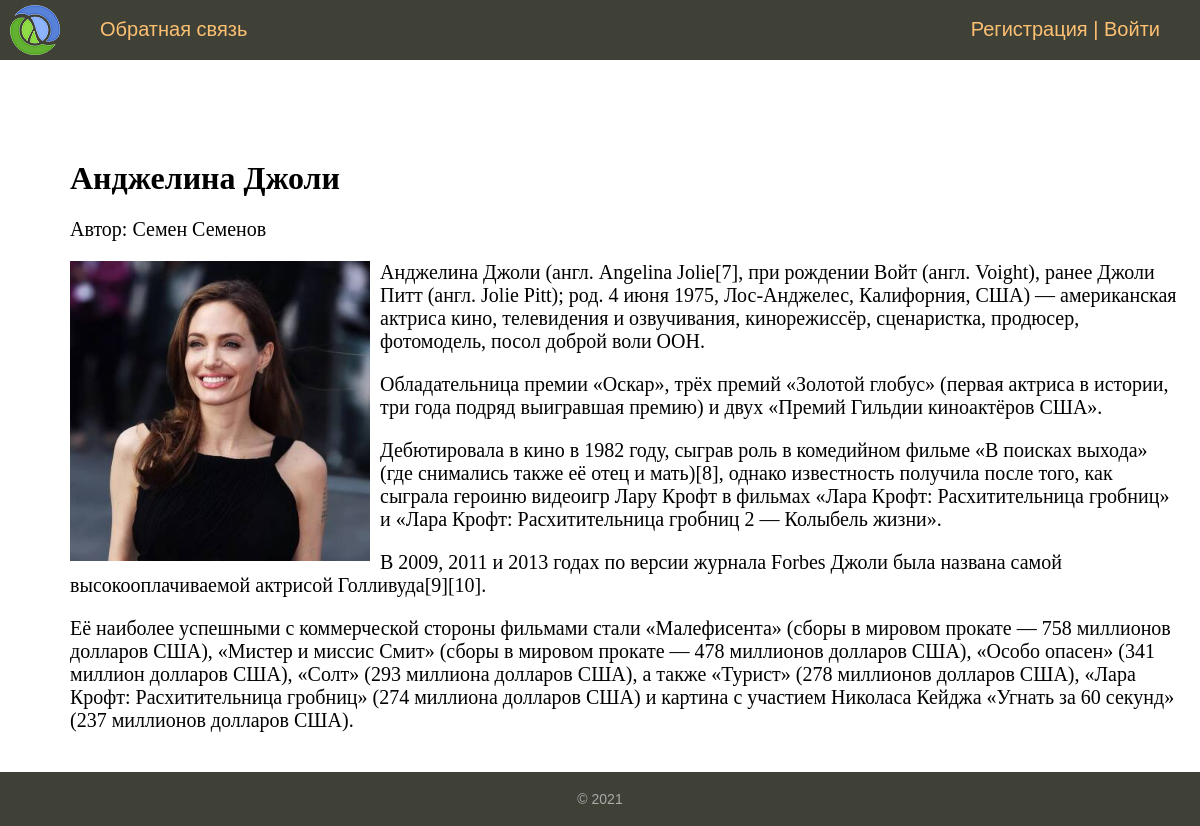
The app's page /post/andzhelina-dzholi/ with its own data.
### women/models.py (models this page shows, shortened)
class Women(models.Model):
    title = models.CharField(max_length=255, verbose_name='Заголовок')
    slug = models.SlugField(max_length=255, unique=True, db_index=True, verbose_name='URL')
    content = models.TextField(blank=True, verbose_name="Текст статьи")
    photo = models.ImageField(upload_to="photos/%Y/%m/%d/", verbose_name="Фото")
    time_create = models.DateTimeField(auto_now_add=True, verbose_name="Время создания")
    time_update = models.DateTimeField(auto_now=True, verbose_name="Время изменения")
    is_published = models.BooleanField(default=True, verbose_name="Публикация")
    cat = models.ForeignKey('Category', on_delete=models.PROTECT, verbose_name="Категории")
    favourites = models.ManyToManyField(User, related_name='favourite', blank=True)
    author = models.ForeignKey('Author', on_delete=models.CASCADE, verbose_name="Автор", null=True)
    def __str__(self):
        return self.title
    class Meta:
        verbose_name = 'Известные женщины'
        verbose_name_plural = 'Известные женщины'
        ordering = ['id']

class Author(models.Model):
    name = models.CharField(max_length=150, db_index=True, verbose_name="Автор", blank=True)
    slug = models.SlugField(max_length=255, unique=True, db_index=True, verbose_name='Auth Slug')
    class Meta:
        verbose_name = 'Автор'
        verbose_name_plural = 'Авторы'
        ordering = ['id']
    def __str__(self):
        return self.name

### women/views.py (the view)
# urls.py: path('post/<slug:post_slug>/', ShowPost.as_view(), name='post'),
class ShowPost(DataMixin, DetailView):
    model = Women
    template_name = 'women/post.html'
    slug_url_kwarg = 'post_slug'
    context_object_name = 'post'
    def get_context_data(self, *, object_list=None, **kwargs):
        context = super().get_context_data(**kwargs)
        c_def = self.get_user_context(title=context['post'])
        return dict(list(context.items()) + list(c_def.items()))

### women/utils.py (called while the page is built)
    def get_user_context(self, **kwargs):
        context = kwargs
        cats = cache.get('cats')
        if not cats:
            cats = Category.objects.annotate(Count('women'))
            cache.set('cats', cats, 60)
        user_menu = menu.copy()
        if not self.request.user.is_authenticated:
            user_menu.pop(1)
        context['menu'] = user_menu
        context['cats'] = cats
        if 'cat_selected' not in context:
            context['cat_selected'] = 0
        return context

### women/templates/women/post.html (shortened to what this page needs)
{% extends 'women/base.html' %}
{% block content %}
    <h1>{{ post.title }}</h1>
    <p class="first">Автор: {{ post.author }}</p>
    {% if post.photo %}
        <p><img class="img-article-left" src="{{ post.photo.url }}"></p>
    {% endif %}
    {{ post.content|linebreaks }}
{% endblock %}

### women/static/women/css/styles.css (style rules this page uses)
html, body { font-family: 'Arial'; margin: 0; padding: 0; height: 100%; width: 100%; color: #444; }
img { max-width: 600px; height: auto; }
img.img-article-left { max-width: 300px; height: auto; float: left; padding: 0 10px 10px 0; }
.content-text h1 { font-size: 32px; }

### records on screen
Women: title "Анджелина Джоли", author "Семен Семенов", photo (picture), content "Анджелина Джоли (англ. Angelina Jolie[7], при рождении Войт (англ. Voight), ранее Джоли Питт (англ. Jolie Pitt); род. 4 июня 1975, Лос-Анджелес, Калифорния, США) — американская актриса кино, телевидения и озвучивания, кинорежиссёр, сценаристка, продюсер, фотомодель, посол доброй воли ООН. Обладательница премии «Оскар», трёх премий «Золотой глобус» (первая актриса в истории, три года подряд выигравшая премию) и двух «Премий Гильдии киноактёров США». Дебютировала в кино в 1982 году, сыграв роль в комедийном фильме «В поисках выхода» (где снимались также её отец и мать)[8], однако известность получила после того, как сыграла героиню видеоигр Лару Крофт в фильмах «Лара Крофт: Расхитительница…"

### other values on screen
{{ m.title }} "Обратная связь"
